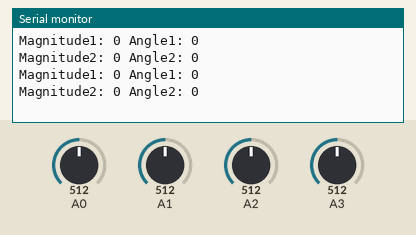
Recording of a sketch running on a simulated Arduino Uno, built with avr-gcc and run on an emulated ATmega328P. Shown: the last lines printed to the serial monitor. Inputs (shaded band) come from the test bench; at power-on: A0 = 512, A1 = 512, A2 = 512, A3 = 512.

Above: at 1.8 s.
1.9 s: A0 set to 716
At 2.7 s:
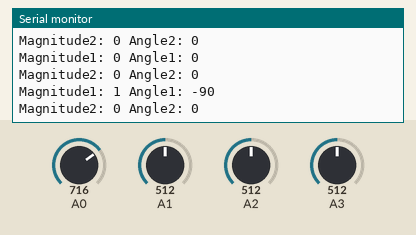
3.4 s: A1 set to 716
At 4.4 s:
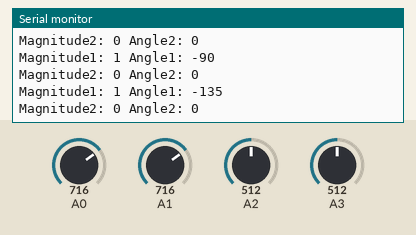
4.9 s: A2 set to 716
At 5.8 s:
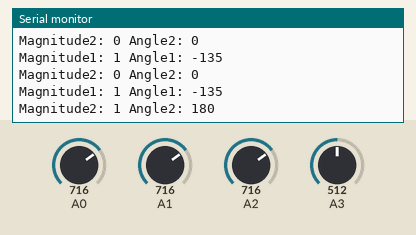
6.4 s: A3 set to 716
At 7.7 s:
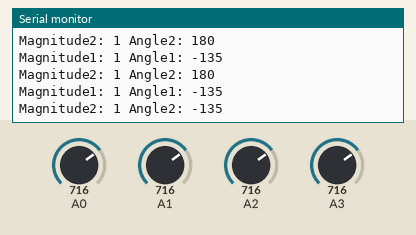
7.9 s: A0 set to 500
At 8.8 s:
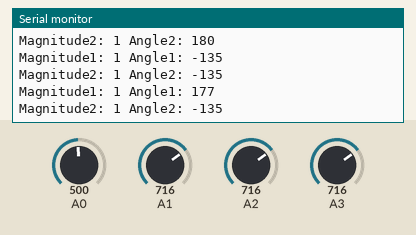
9.4 s: A2 set to 500
At 10.4 s:
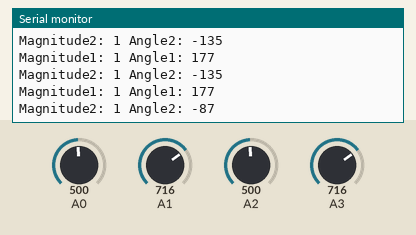
Timing chart, 0 to 11.9 s (numbered marks = the images above; inputs shaded):
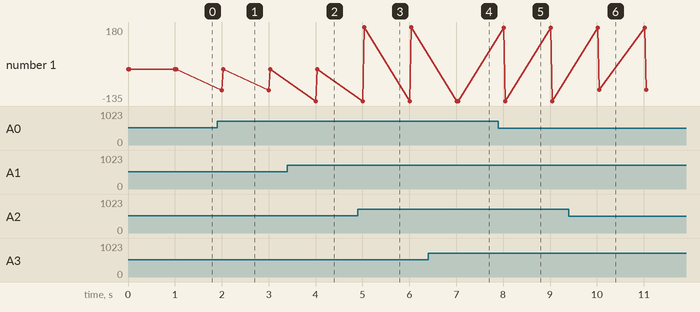

Measured:
- after the input at 1.9 s, the serial monitor: prints a new line after 0.10 s (image 1)
- after the input at 3.4 s, the serial monitor: prints a new line after 0.61 s (image 2)
- after the input at 4.9 s, the serial monitor: prints a new line after 0.14 s (image 3)
- after the input at 6.4 s, the serial monitor: prints a new line after 0.64 s (image 4)
- after the input at 7.9 s, the serial monitor: prints a new line after 0.11 s (image 5)
- after the input at 9.4 s, the serial monitor: prints a new line after 0.65 s (image 6)
- plotted number 1: 0 → 180 after the input at 4.9 s, -135 → -87 after the input at 9.4 s

The sketch:

Controller_Signal_Generator.ino
```cpp
#define MAX_Controller_Val 1024
#define PI 3.141592

float frontback1, leftright1, frontback2, leftright2;
int magnitude_1, angle_1, magnitude_2, angle_2;

void setup() {
  // put your setup code here, to run once:
  Serial.begin(9600,SERIAL_8E1);

}

void loop() {
  // put your main code here, to run repeatedly:
  frontback1 = checksmall((MAX_Controller_Val/2)-analogRead(A1));
  leftright1 = checksmall(analogRead(A0)-(MAX_Controller_Val/2));
  frontback2 = checksmall((MAX_Controller_Val/2)-analogRead(A2));
  leftright2 = checksmall(analogRead(A3)-(MAX_Controller_Val/2));
  magnitude_1 = magnitude(leftright1,frontback1);
  angle_1 = angle(leftright1,frontback1,magnitude_1);
  magnitude_2 = magnitude(leftright2,frontback2);
  angle_2 = angle(leftright2,frontback2,magnitude_2);
  Serial.print("Magnitude1: "); Serial.print(magnitude_1);
  Serial.print(" Angle1: "); Serial.println(angle_1);
  Serial.print("Magnitude2: "); Serial.print(magnitude_2);
  Serial.print(" Angle2: "); Serial.println(angle_2);
  //Serial.print(" A0: "); Serial.print(frontback1);
  //Serial.print(" A1: "); Serial.print(leftright1);
  //Serial.print(" A2: "); Serial.print(frontback2);
  //Serial.print(" A3: "); Serial.println(leftright2);
  delay(1000);
}

// Normalizer function for my data, it allows to correct for zero/displacement error
float checksmall(float value) {
  if (abs(value) < 10){
    value = 0;
  }
  else if (value > 510) {
    value = MAX_Controller_Val/2;
  }
  else if (value < -510) {
    value = -MAX_Controller_Val/2;
  }
  return value;
}

int magnitude(float x, float y) {
  int largest_val;
  if (abs(x) < abs(y)) {           // If x is smaller than y
    largest_val = (int)(4*(abs(y)/512)); // Take y as my largest value
  }
  else {
    largest_val = (int)(4*(abs(x)/512)); // Take x as my largest value
  }

  return largest_val;
}

int angle(float x, float y, int magnitude) {
  x = (double)x; y = (double)y;
  int angle;
  if (magnitude == 0) {
    angle = 0;
  }
  else {
    angle = (int)((atan2(y,x)*180/PI));
    if (angle < 180 && angle > -90) {
      angle = angle - 90;
    }
    else if (angle <= -90) {
      angle = angle + 270;
    }
    else {
      angle = 90;
    }

  }
  return angle;
}
```
